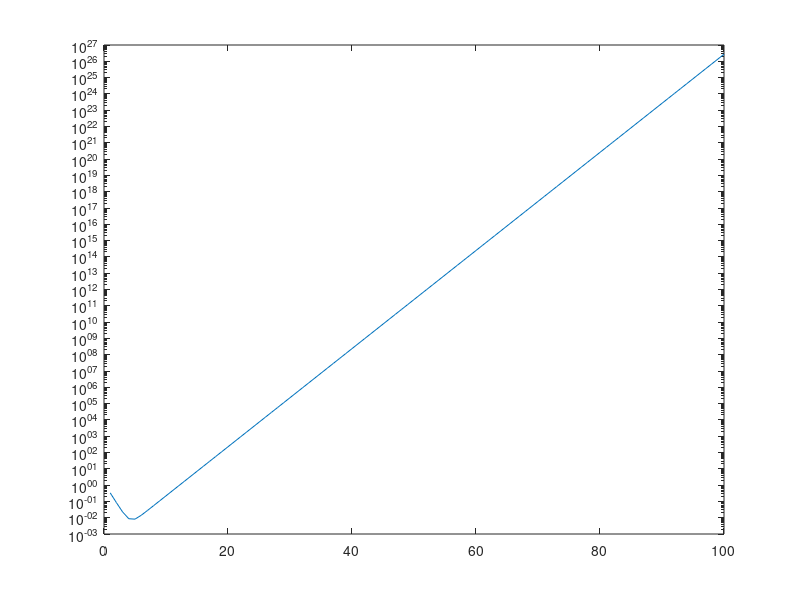

MATLAB code for this plot:
prvi = 1/3 + 1/1000;
drugi = 1/12 + 1/1000;
vec = [prvi drugi];

num = 100;
for i = 3:num
	k1 = vec(end);
	k2 = vec(end - 1);
	vec = [vec (9/4)*k1 - (1/2)*k2];
endfor

figure(1);
semilogy(1:num,vec);

waitfor(1);
